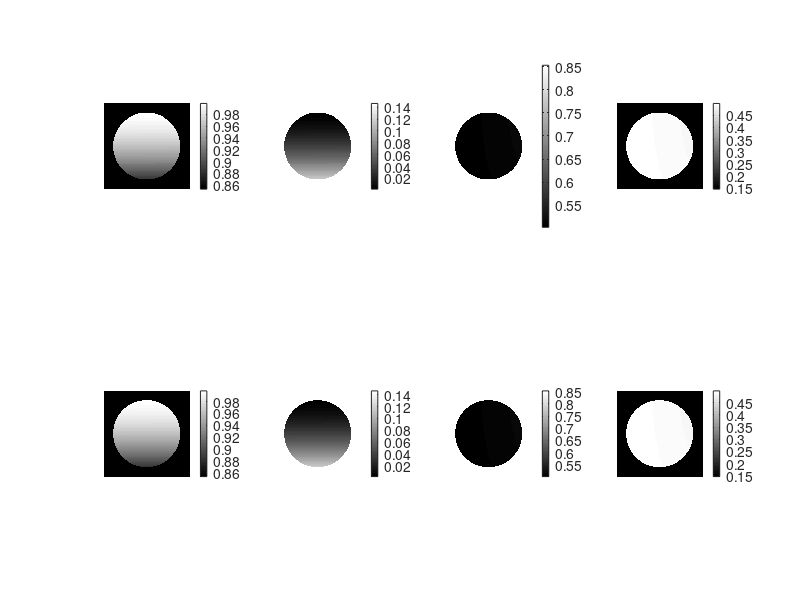
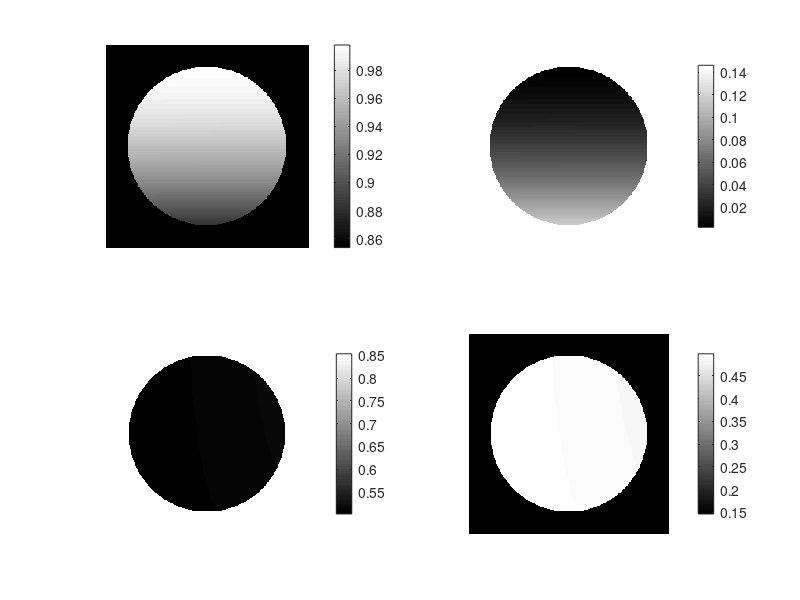

The MATLAB script that drew these images, in order:
clear all
close all
clc

% Génération de l'image polarimétrique synthétique

tab_sig=[0.001 0.002 0.005 0.01 0.02 0.05 0.1 0.2 0.5];
sig=tab_sig(5); % Intensité du bruit
sig = 0;

rand('state',sum(100*clock));
A=(1/2)*[1 1 0;1 -1 0;1 0 1;1 0 -1];

mask = ones(256);
Ic = A*[1. 1/sqrt(2) 1/sqrt(2)]';
I1 = mask*Ic(1);%I0
I2 = mask*Ic(2);%I90
I3 = mask*Ic(3);%I45
I4 = mask*Ic(4);%I135

theta = (0:1/255:1)*pi/180;
epsilon = (0:45/255:45)*pi/180;
[T,E] = meshgrid(theta,epsilon);
Sv0 = ones(256);
Sv1 = cos(2*T).*cos(E);
Sv2 = sin(2*T).*cos(E);

% Sur le fond de l'image, le vecteur de Stokes en chaque pixel
% est [ 1, 1/sqrt(2), 1/sqrt(2) ] (polarisation complète)
real_S0=ones(256);
real_S1=(1/sqrt(2))*ones(256);
real_S2=(1/sqrt(2))*ones(256);


%Admissibility criterion

%Sv0.^2>=Sv1.^2+Sv2.^2

% Évolution verticale graduelle de la polarisation au sein du disque centré de rayon 100 pixels 
% haut = polarisation élevée, S1 haut
% bas = polarisation basse, S1 bas
% S2 : reste bas car sin(2T) est très faible car T est faible
for i = -128:128
    for j = -128:128
    	if sqrt(i*i+j*j) < 100
        S(1) = 1.;
        S(2) = Sv1(i+128,j+128);
        S(3) = Sv2(i+128,j+128);
        
        real_S0(128+i,128+j)=S(1);
        real_S1(128+i,128+j)=S(2);
        real_S2(128+i,128+j)=S(3);
        
        % Conversion des vecteurs de Stokes en image polarimétrique
        Ic = A*S';
        I1(128+i,128+j) = Ic(1);
        I2(128+i,128+j) = Ic(2);
        I3(128+i,128+j) = Ic(3);
        I4(128+i,128+j) = Ic(4);
	end      
    end
end


% figure 1, image polarimétrique de synthèse, canaux I0, I90, I45, I135
figure;subplot(221),imshow(I1,[]);colorbar 
subplot(222),imshow(I2,[]);colorbar
subplot(223),imshow(I3,[]);colorbar
subplot(224),imshow(I4,[]);colorbar
% 
% 
% figure;subplot(221),imagesc(I1);colorbar
% subplot(222),imagesc(I2);colorbar
% subplot(223),imagesc(I3);colorbar
% subplot(224),imagesc(I4);colorbar
% 
% figure;subplot(221),imshow(real_S0,[]);colorbar
% subplot(222),imshow(real_S1,[]);colorbar
% subplot(223),imshow(real_S2,[]);colorbar
% 

% I1, I2, I3, I4 non bruité
IF(:,:,1) = I1;
IF(:,:,2) = I2;
IF(:,:,3) = I3;
IF(:,:,4) = I4;

% IF = non bruité, IN = bruité
for i = 1:4
    IN(:,:,i) = IF(:,:,i) + sqrt(sig)*randn(size(IF(:,:,i)));
end

% I0, I90, I45, I135 bruité
I0=IN(:,:,1);
I90=IN(:,:,2);
I45=IN(:,:,3);
I135=IN(:,:,4);

% figure 2, canaux I0, I90, I45, I135 non bruités vs bruités
figure;subplot(241), imshow(I1,[]);colorbar
subplot(242),imshow(I2,[]);colorbar
subplot(243),imshow(I3,[]);colorbar
subplot(244),imshow(I4,[]);colorbar

subplot(245),imshow(I0,[]);colorbar
subplot(246),imshow(I90,[]);colorbar
subplot(247),imshow(I45,[]);colorbar
subplot(248),imshow(I135,[]);colorbar

save('I0.mat','I0');
save('I90.mat','I90');
save('I45.mat','I45');
save('I135.mat','I135');

save('I0_clean.mat','I1');
save('I90_clean.mat','I2');
save('I45_clean.mat','I3');
save('I135_clean.mat','I4');

save('S0_synthetic_data.mat','real_S0');
save('S1_synthetic_data.mat','real_S1');
save('S2_synthetic_data.mat','real_S2');

print -dpng synthetic_data_radiance_images.png;